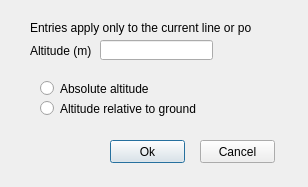
<?xml version="1.0" encoding="UTF-8"?>
<ui version="4.0">
 <class>dialogDrawAlt</class>
 <widget class="QDialog" name="dialogDrawAlt">
  <property name="geometry">
   <rect>
    <x>0</x>
    <y>0</y>
    <width>308</width>
    <height>187</height>
   </rect>
  </property>
  <property name="windowTitle">
   <string>dialogDrawAlt</string>
  </property>
  <widget class="QPushButton" name="okButton">
   <property name="geometry">
    <rect>
     <x>110</x>
     <y>140</y>
     <width>75</width>
     <height>23</height>
    </rect>
   </property>
   <property name="text">
    <string>Ok</string>
   </property>
  </widget>
  <widget class="QPushButton" name="cancelButton">
   <property name="geometry">
    <rect>
     <x>200</x>
     <y>140</y>
     <width>75</width>
     <height>23</height>
    </rect>
   </property>
   <property name="text">
    <string>Cancel</string>
   </property>
  </widget>
  <widget class="QRadioButton" name="absButton">
   <property name="geometry">
    <rect>
     <x>40</x>
     <y>80</y>
     <width>121</width>
     <height>17</height>
    </rect>
   </property>
   <property name="text">
    <string>Absolute altitude</string>
   </property>
  </widget>
  <widget class="QRadioButton" name="relButton">
   <property name="geometry">
    <rect>
     <x>40</x>
     <y>100</y>
     <width>161</width>
     <height>17</height>
    </rect>
   </property>
   <property name="text">
    <string>Altitude relative to ground</string>
   </property>
  </widget>
  <widget class="QLineEdit" name="altEdit">
   <property name="geometry">
    <rect>
     <x>100</x>
     <y>40</y>
     <width>113</width>
     <height>20</height>
    </rect>
   </property>
   <property name="text">
    <string/>
   </property>
  </widget>
  <widget class="QLabel" name="label">
   <property name="geometry">
    <rect>
     <x>30</x>
     <y>40</y>
     <width>71</width>
     <height>21</height>
    </rect>
   </property>
   <property name="text">
    <string>Altitude (m)</string>
   </property>
  </widget>
  <widget class="QLabel" name="label_2">
   <property name="geometry">
    <rect>
     <x>30</x>
     <y>20</y>
     <width>221</width>
     <height>16</height>
    </rect>
   </property>
   <property name="text">
    <string>Entries apply only to the current line or point</string>
   </property>
  </widget>
 </widget>
 <layoutdefault spacing="6" margin="11"/>
 <resources/>
 <connections>
  <connection>
   <sender>absButton</sender>
   <signal>clicked()</signal>
   <receiver>dialogDrawAlt</receiver>
   <slot>doAbsolute()</slot>
   <hints>
    <hint type="sourcelabel">
     <x>139</x>
     <y>89</y>
    </hint>
    <hint type="destinationlabel">
     <x>238</x>
     <y>89</y>
    </hint>
   </hints>
  </connection>
  <connection>
   <sender>relButton</sender>
   <signal>clicked()</signal>
   <receiver>dialogDrawAlt</receiver>
   <slot>doRelative()</slot>
   <hints>
    <hint type="sourcelabel">
     <x>197</x>
     <y>108</y>
    </hint>
    <hint type="destinationlabel">
     <x>279</x>
     <y>117</y>
    </hint>
   </hints>
  </connection>
  <connection>
   <sender>okButton</sender>
   <signal>clicked()</signal>
   <receiver>dialogDrawAlt</receiver>
   <slot>doAccept()</slot>
   <hints>
    <hint type="sourcelabel">
     <x>147</x>
     <y>150</y>
    </hint>
    <hint type="destinationlabel">
     <x>84</x>
     <y>152</y>
    </hint>
   </hints>
  </connection>
  <connection>
   <sender>cancelButton</sender>
   <signal>clicked()</signal>
   <receiver>dialogDrawAlt</receiver>
   <slot>doReject()</slot>
   <hints>
    <hint type="sourcelabel">
     <x>239</x>
     <y>153</y>
    </hint>
    <hint type="destinationlabel">
     <x>244</x>
     <y>164</y>
    </hint>
   </hints>
  </connection>
 </connections>
 <slots>
  <slot>doAbsolute()</slot>
  <slot>doRelative()</slot>
  <slot>doAccept()</slot>
  <slot>doReject()</slot>
 </slots>
</ui>
